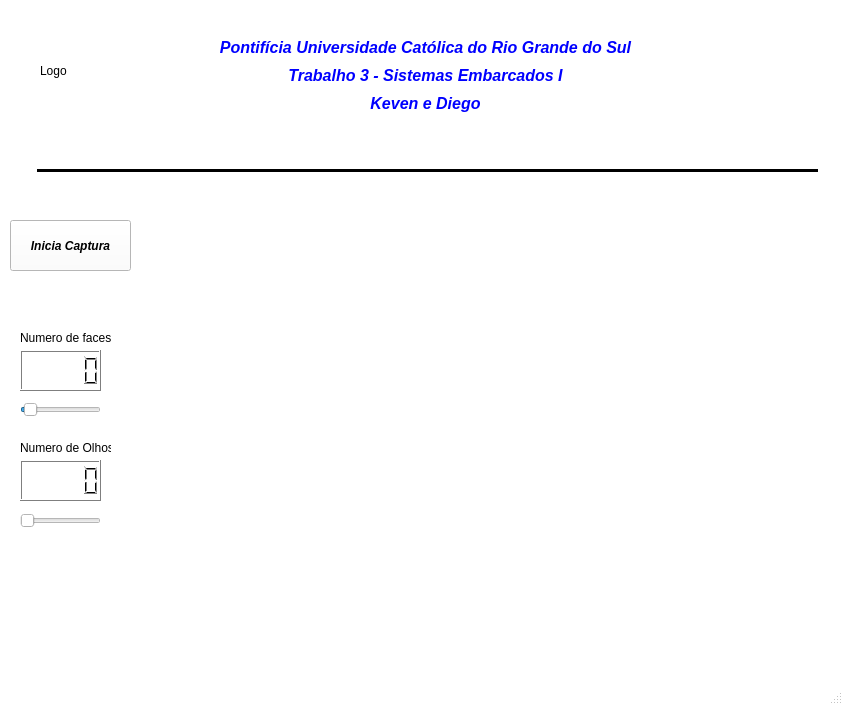
<?xml version="1.0" encoding="UTF-8"?>
<ui version="4.0">
 <class>MainWindow</class>
 <widget class="QMainWindow" name="MainWindow">
  <property name="geometry">
   <rect>
    <x>0</x>
    <y>0</y>
    <width>843</width>
    <height>705</height>
   </rect>
  </property>
  <property name="maximumSize">
   <size>
    <width>1000</width>
    <height>1000</height>
   </size>
  </property>
  <property name="palette">
   <palette>
    <active>
     <colorrole role="WindowText">
      <brush brushstyle="SolidPattern">
       <color alpha="255">
        <red>0</red>
        <green>0</green>
        <blue>0</blue>
       </color>
      </brush>
     </colorrole>
     <colorrole role="Button">
      <brush brushstyle="SolidPattern">
       <color alpha="255">
        <red>255</red>
        <green>255</green>
        <blue>255</blue>
       </color>
      </brush>
     </colorrole>
     <colorrole role="Light">
      <brush brushstyle="SolidPattern">
       <color alpha="255">
        <red>255</red>
        <green>255</green>
        <blue>255</blue>
       </color>
      </brush>
     </colorrole>
     <colorrole role="Midlight">
      <brush brushstyle="SolidPattern">
       <color alpha="255">
        <red>255</red>
        <green>255</green>
        <blue>255</blue>
       </color>
      </brush>
     </colorrole>
     <colorrole role="Dark">
      <brush brushstyle="SolidPattern">
       <color alpha="255">
        <red>127</red>
        <green>127</green>
        <blue>127</blue>
       </color>
      </brush>
     </colorrole>
     <colorrole role="Mid">
      <brush brushstyle="SolidPattern">
       <color alpha="255">
        <red>170</red>
        <green>170</green>
        <blue>170</blue>
       </color>
      </brush>
     </colorrole>
     <colorrole role="Text">
      <brush brushstyle="SolidPattern">
       <color alpha="255">
        <red>0</red>
        <green>0</green>
        <blue>0</blue>
       </color>
      </brush>
     </colorrole>
     <colorrole role="BrightText">
      <brush brushstyle="SolidPattern">
       <color alpha="255">
        <red>255</red>
        <green>255</green>
        <blue>255</blue>
       </color>
      </brush>
     </colorrole>
     <colorrole role="ButtonText">
      <brush brushstyle="SolidPattern">
       <color alpha="255">
        <red>0</red>
        <green>0</green>
        <blue>0</blue>
       </color>
      </brush>
     </colorrole>
     <colorrole role="Base">
      <brush brushstyle="SolidPattern">
       <color alpha="255">
        <red>255</red>
        <green>255</green>
        <blue>255</blue>
       </color>
      </brush>
     </colorrole>
     <colorrole role="Window">
      <brush brushstyle="SolidPattern">
       <color alpha="255">
        <red>255</red>
        <green>255</green>
        <blue>255</blue>
       </color>
      </brush>
     </colorrole>
     <colorrole role="Shadow">
      <brush brushstyle="SolidPattern">
       <color alpha="255">
        <red>0</red>
        <green>0</green>
        <blue>0</blue>
       </color>
      </brush>
     </colorrole>
     <colorrole role="AlternateBase">
      <brush brushstyle="SolidPattern">
       <color alpha="255">
        <red>255</red>
        <green>255</green>
        <blue>255</blue>
       </color>
      </brush>
     </colorrole>
     <colorrole role="ToolTipBase">
      <brush brushstyle="SolidPattern">
       <color alpha="255">
        <red>255</red>
        <green>255</green>
        <blue>220</blue>
       </color>
      </brush>
     </colorrole>
     <colorrole role="ToolTipText">
      <brush brushstyle="SolidPattern">
       <color alpha="255">
        <red>0</red>
        <green>0</green>
        <blue>0</blue>
       </color>
      </brush>
     </colorrole>
    </active>
    <inactive>
     <colorrole role="WindowText">
      <brush brushstyle="SolidPattern">
       <color alpha="255">
        <red>0</red>
        <green>0</green>
        <blue>0</blue>
       </color>
      </brush>
     </colorrole>
     <colorrole role="Button">
      <brush brushstyle="SolidPattern">
       <color alpha="255">
        <red>255</red>
        <green>255</green>
        <blue>255</blue>
       </color>
      </brush>
     </colorrole>
     <colorrole role="Light">
      <brush brushstyle="SolidPattern">
       <color alpha="255">
        <red>255</red>
        <green>255</green>
        <blue>255</blue>
       </color>
      </brush>
     </colorrole>
     <colorrole role="Midlight">
      <brush brushstyle="SolidPattern">
       <color alpha="255">
        <red>255</red>
        <green>255</green>
        <blue>255</blue>
       </color>
      </brush>
     </colorrole>
     <colorrole role="Dark">
      <brush brushstyle="SolidPattern">
       <color alpha="255">
        <red>127</red>
        <green>127</green>
        <blue>127</blue>
       </color>
      </brush>
     </colorrole>
     <colorrole role="Mid">
      <brush brushstyle="SolidPattern">
       <color alpha="255">
        <red>170</red>
        <green>170</green>
        <blue>170</blue>
       </color>
      </brush>
     </colorrole>
     <colorrole role="Text">
      <brush brushstyle="SolidPattern">
       <color alpha="255">
        <red>0</red>
        <green>0</green>
        <blue>0</blue>
       </color>
      </brush>
     </colorrole>
     <colorrole role="BrightText">
      <brush brushstyle="SolidPattern">
       <color alpha="255">
        <red>255</red>
        <green>255</green>
        <blue>255</blue>
       </color>
      </brush>
     </colorrole>
     <colorrole role="ButtonText">
      <brush brushstyle="SolidPattern">
       <color alpha="255">
        <red>0</red>
        <green>0</green>
        <blue>0</blue>
       </color>
      </brush>
     </colorrole>
     <colorrole role="Base">
      <brush brushstyle="SolidPattern">
       <color alpha="255">
        <red>255</red>
        <green>255</green>
        <blue>255</blue>
       </color>
      </brush>
     </colorrole>
     <colorrole role="Window">
      <brush brushstyle="SolidPattern">
       <color alpha="255">
        <red>255</red>
        <green>255</green>
        <blue>255</blue>
       </color>
      </brush>
     </colorrole>
     <colorrole role="Shadow">
      <brush brushstyle="SolidPattern">
       <color alpha="255">
        <red>0</red>
        <green>0</green>
        <blue>0</blue>
       </color>
      </brush>
     </colorrole>
     <colorrole role="AlternateBase">
      <brush brushstyle="SolidPattern">
       <color alpha="255">
        <red>255</red>
        <green>255</green>
        <blue>255</blue>
       </color>
      </brush>
     </colorrole>
     <colorrole role="ToolTipBase">
      <brush brushstyle="SolidPattern">
       <color alpha="255">
        <red>255</red>
        <green>255</green>
        <blue>220</blue>
       </color>
      </brush>
     </colorrole>
     <colorrole role="ToolTipText">
      <brush brushstyle="SolidPattern">
       <color alpha="255">
        <red>0</red>
        <green>0</green>
        <blue>0</blue>
       </color>
      </brush>
     </colorrole>
    </inactive>
    <disabled>
     <colorrole role="WindowText">
      <brush brushstyle="SolidPattern">
       <color alpha="255">
        <red>127</red>
        <green>127</green>
        <blue>127</blue>
       </color>
      </brush>
     </colorrole>
     <colorrole role="Button">
      <brush brushstyle="SolidPattern">
       <color alpha="255">
        <red>255</red>
        <green>255</green>
        <blue>255</blue>
       </color>
      </brush>
     </colorrole>
     <colorrole role="Light">
      <brush brushstyle="SolidPattern">
       <color alpha="255">
        <red>255</red>
        <green>255</green>
        <blue>255</blue>
       </color>
      </brush>
     </colorrole>
     <colorrole role="Midlight">
      <brush brushstyle="SolidPattern">
       <color alpha="255">
        <red>255</red>
        <green>255</green>
        <blue>255</blue>
       </color>
      </brush>
     </colorrole>
     <colorrole role="Dark">
      <brush brushstyle="SolidPattern">
       <color alpha="255">
        <red>127</red>
        <green>127</green>
        <blue>127</blue>
       </color>
      </brush>
     </colorrole>
     <colorrole role="Mid">
      <brush brushstyle="SolidPattern">
       <color alpha="255">
        <red>170</red>
        <green>170</green>
        <blue>170</blue>
       </color>
      </brush>
     </colorrole>
     <colorrole role="Text">
      <brush brushstyle="SolidPattern">
       <color alpha="255">
        <red>127</red>
        <green>127</green>
        <blue>127</blue>
       </color>
      </brush>
     </colorrole>
     <colorrole role="BrightText">
      <brush brushstyle="SolidPattern">
       <color alpha="255">
        <red>255</red>
        <green>255</green>
        <blue>255</blue>
       </color>
      </brush>
     </colorrole>
     <colorrole role="ButtonText">
      <brush brushstyle="SolidPattern">
       <color alpha="255">
        <red>127</red>
        <green>127</green>
        <blue>127</blue>
       </color>
      </brush>
     </colorrole>
     <colorrole role="Base">
      <brush brushstyle="SolidPattern">
       <color alpha="255">
        <red>255</red>
        <green>255</green>
        <blue>255</blue>
       </color>
      </brush>
     </colorrole>
     <colorrole role="Window">
      <brush brushstyle="SolidPattern">
       <color alpha="255">
        <red>255</red>
        <green>255</green>
        <blue>255</blue>
       </color>
      </brush>
     </colorrole>
     <colorrole role="Shadow">
      <brush brushstyle="SolidPattern">
       <color alpha="255">
        <red>0</red>
        <green>0</green>
        <blue>0</blue>
       </color>
      </brush>
     </colorrole>
     <colorrole role="AlternateBase">
      <brush brushstyle="SolidPattern">
       <color alpha="255">
        <red>255</red>
        <green>255</green>
        <blue>255</blue>
       </color>
      </brush>
     </colorrole>
     <colorrole role="ToolTipBase">
      <brush brushstyle="SolidPattern">
       <color alpha="255">
        <red>255</red>
        <green>255</green>
        <blue>220</blue>
       </color>
      </brush>
     </colorrole>
     <colorrole role="ToolTipText">
      <brush brushstyle="SolidPattern">
       <color alpha="255">
        <red>0</red>
        <green>0</green>
        <blue>0</blue>
       </color>
      </brush>
     </colorrole>
    </disabled>
   </palette>
  </property>
  <property name="windowTitle">
   <string>MainWindow</string>
  </property>
  <widget class="QWidget" name="centralwidget">
   <widget class="QLabel" name="imagem">
    <property name="geometry">
     <rect>
      <x>150</x>
      <y>220</y>
      <width>600</width>
      <height>400</height>
     </rect>
    </property>
    <property name="minimumSize">
     <size>
      <width>500</width>
      <height>400</height>
     </size>
    </property>
    <property name="maximumSize">
     <size>
      <width>600</width>
      <height>400</height>
     </size>
    </property>
    <property name="text">
     <string/>
    </property>
    <property name="scaledContents">
     <bool>true</bool>
    </property>
   </widget>
   <widget class="QPushButton" name="pushButton_1">
    <property name="geometry">
     <rect>
      <x>10</x>
      <y>220</y>
      <width>121</width>
      <height>51</height>
     </rect>
    </property>
    <property name="font">
     <font>
      <weight>75</weight>
      <italic>true</italic>
      <bold>true</bold>
      <underline>false</underline>
      <strikeout>false</strikeout>
     </font>
    </property>
    <property name="cursor">
     <cursorShape>OpenHandCursor</cursorShape>
    </property>
    <property name="mouseTracking">
     <bool>false</bool>
    </property>
    <property name="text">
     <string>Inicia Captura</string>
    </property>
    <property name="iconSize">
     <size>
      <width>20</width>
      <height>16</height>
     </size>
    </property>
   </widget>
   <widget class="QSlider" name="slider">
    <property name="geometry">
     <rect>
      <x>20</x>
      <y>400</y>
      <width>81</width>
      <height>20</height>
     </rect>
    </property>
    <property name="minimum">
     <number>101</number>
    </property>
    <property name="maximum">
     <number>200</number>
    </property>
    <property name="value">
     <number>105</number>
    </property>
    <property name="orientation">
     <enum>Qt::Horizontal</enum>
    </property>
   </widget>
   <widget class="QLabel" name="label">
    <property name="geometry">
     <rect>
      <x>210</x>
      <y>10</y>
      <width>431</width>
      <height>121</height>
     </rect>
    </property>
    <property name="palette">
     <palette>
      <active>
       <colorrole role="WindowText">
        <brush brushstyle="SolidPattern">
         <color alpha="255">
          <red>0</red>
          <green>0</green>
          <blue>0</blue>
         </color>
        </brush>
       </colorrole>
       <colorrole role="Button">
        <brush brushstyle="SolidPattern">
         <color alpha="255">
          <red>168</red>
          <green>142</green>
          <blue>200</blue>
         </color>
        </brush>
       </colorrole>
       <colorrole role="Light">
        <brush brushstyle="SolidPattern">
         <color alpha="255">
          <red>239</red>
          <green>226</green>
          <blue>255</blue>
         </color>
        </brush>
       </colorrole>
       <colorrole role="Midlight">
        <brush brushstyle="SolidPattern">
         <color alpha="255">
          <red>203</red>
          <green>184</green>
          <blue>227</blue>
         </color>
        </brush>
       </colorrole>
       <colorrole role="Dark">
        <brush brushstyle="SolidPattern">
         <color alpha="255">
          <red>84</red>
          <green>71</green>
          <blue>100</blue>
         </color>
        </brush>
       </colorrole>
       <colorrole role="Mid">
        <brush brushstyle="SolidPattern">
         <color alpha="255">
          <red>112</red>
          <green>95</green>
          <blue>133</blue>
         </color>
        </brush>
       </colorrole>
       <colorrole role="Text">
        <brush brushstyle="SolidPattern">
         <color alpha="255">
          <red>0</red>
          <green>0</green>
          <blue>0</blue>
         </color>
        </brush>
       </colorrole>
       <colorrole role="BrightText">
        <brush brushstyle="SolidPattern">
         <color alpha="255">
          <red>255</red>
          <green>255</green>
          <blue>255</blue>
         </color>
        </brush>
       </colorrole>
       <colorrole role="ButtonText">
        <brush brushstyle="SolidPattern">
         <color alpha="255">
          <red>0</red>
          <green>0</green>
          <blue>0</blue>
         </color>
        </brush>
       </colorrole>
       <colorrole role="Base">
        <brush brushstyle="SolidPattern">
         <color alpha="255">
          <red>255</red>
          <green>255</green>
          <blue>255</blue>
         </color>
        </brush>
       </colorrole>
       <colorrole role="Window">
        <brush brushstyle="SolidPattern">
         <color alpha="255">
          <red>168</red>
          <green>142</green>
          <blue>200</blue>
         </color>
        </brush>
       </colorrole>
       <colorrole role="Shadow">
        <brush brushstyle="SolidPattern">
         <color alpha="255">
          <red>0</red>
          <green>0</green>
          <blue>0</blue>
         </color>
        </brush>
       </colorrole>
       <colorrole role="AlternateBase">
        <brush brushstyle="SolidPattern">
         <color alpha="255">
          <red>211</red>
          <green>198</green>
          <blue>227</blue>
         </color>
        </brush>
       </colorrole>
       <colorrole role="ToolTipBase">
        <brush brushstyle="SolidPattern">
         <color alpha="255">
          <red>255</red>
          <green>255</green>
          <blue>220</blue>
         </color>
        </brush>
       </colorrole>
       <colorrole role="ToolTipText">
        <brush brushstyle="SolidPattern">
         <color alpha="255">
          <red>0</red>
          <green>0</green>
          <blue>0</blue>
         </color>
        </brush>
       </colorrole>
      </active>
      <inactive>
       <colorrole role="WindowText">
        <brush brushstyle="SolidPattern">
         <color alpha="255">
          <red>0</red>
          <green>0</green>
          <blue>0</blue>
         </color>
        </brush>
       </colorrole>
       <colorrole role="Button">
        <brush brushstyle="SolidPattern">
         <color alpha="255">
          <red>168</red>
          <green>142</green>
          <blue>200</blue>
         </color>
        </brush>
       </colorrole>
       <colorrole role="Light">
        <brush brushstyle="SolidPattern">
         <color alpha="255">
          <red>239</red>
          <green>226</green>
          <blue>255</blue>
         </color>
        </brush>
       </colorrole>
       <colorrole role="Midlight">
        <brush brushstyle="SolidPattern">
         <color alpha="255">
          <red>203</red>
          <green>184</green>
          <blue>227</blue>
         </color>
        </brush>
       </colorrole>
       <colorrole role="Dark">
        <brush brushstyle="SolidPattern">
         <color alpha="255">
          <red>84</red>
          <green>71</green>
          <blue>100</blue>
         </color>
        </brush>
       </colorrole>
       <colorrole role="Mid">
        <brush brushstyle="SolidPattern">
         <color alpha="255">
          <red>112</red>
          <green>95</green>
          <blue>133</blue>
         </color>
        </brush>
       </colorrole>
       <colorrole role="Text">
        <brush brushstyle="SolidPattern">
         <color alpha="255">
          <red>0</red>
          <green>0</green>
          <blue>0</blue>
         </color>
        </brush>
       </colorrole>
       <colorrole role="BrightText">
        <brush brushstyle="SolidPattern">
         <color alpha="255">
          <red>255</red>
          <green>255</green>
          <blue>255</blue>
         </color>
        </brush>
       </colorrole>
       <colorrole role="ButtonText">
        <brush brushstyle="SolidPattern">
         <color alpha="255">
          <red>0</red>
          <green>0</green>
          <blue>0</blue>
         </color>
        </brush>
       </colorrole>
       <colorrole role="Base">
        <brush brushstyle="SolidPattern">
         <color alpha="255">
          <red>255</red>
          <green>255</green>
          <blue>255</blue>
         </color>
        </brush>
       </colorrole>
       <colorrole role="Window">
        <brush brushstyle="SolidPattern">
         <color alpha="255">
          <red>168</red>
          <green>142</green>
          <blue>200</blue>
         </color>
        </brush>
       </colorrole>
       <colorrole role="Shadow">
        <brush brushstyle="SolidPattern">
         <color alpha="255">
          <red>0</red>
          <green>0</green>
          <blue>0</blue>
         </color>
        </brush>
       </colorrole>
       <colorrole role="AlternateBase">
        <brush brushstyle="SolidPattern">
         <color alpha="255">
          <red>211</red>
          <green>198</green>
          <blue>227</blue>
         </color>
        </brush>
       </colorrole>
       <colorrole role="ToolTipBase">
        <brush brushstyle="SolidPattern">
         <color alpha="255">
          <red>255</red>
          <green>255</green>
          <blue>220</blue>
         </color>
        </brush>
       </colorrole>
       <colorrole role="ToolTipText">
        <brush brushstyle="SolidPattern">
         <color alpha="255">
          <red>0</red>
          <green>0</green>
          <blue>0</blue>
         </color>
        </brush>
       </colorrole>
      </inactive>
      <disabled>
       <colorrole role="WindowText">
        <brush brushstyle="SolidPattern">
         <color alpha="255">
          <red>84</red>
          <green>71</green>
          <blue>100</blue>
         </color>
        </brush>
       </colorrole>
       <colorrole role="Button">
        <brush brushstyle="SolidPattern">
         <color alpha="255">
          <red>168</red>
          <green>142</green>
          <blue>200</blue>
         </color>
        </brush>
       </colorrole>
       <colorrole role="Light">
        <brush brushstyle="SolidPattern">
         <color alpha="255">
          <red>239</red>
          <green>226</green>
          <blue>255</blue>
         </color>
        </brush>
       </colorrole>
       <colorrole role="Midlight">
        <brush brushstyle="SolidPattern">
         <color alpha="255">
          <red>203</red>
          <green>184</green>
          <blue>227</blue>
         </color>
        </brush>
       </colorrole>
       <colorrole role="Dark">
        <brush brushstyle="SolidPattern">
         <color alpha="255">
          <red>84</red>
          <green>71</green>
          <blue>100</blue>
         </color>
        </brush>
       </colorrole>
       <colorrole role="Mid">
        <brush brushstyle="SolidPattern">
         <color alpha="255">
          <red>112</red>
          <green>95</green>
          <blue>133</blue>
         </color>
        </brush>
       </colorrole>
       <colorrole role="Text">
        <brush brushstyle="SolidPattern">
         <color alpha="255">
          <red>84</red>
          <green>71</green>
          <blue>100</blue>
         </color>
        </brush>
       </colorrole>
       <colorrole role="BrightText">
        <brush brushstyle="SolidPattern">
         <color alpha="255">
          <red>255</red>
          <green>255</green>
          <blue>255</blue>
         </color>
        </brush>
       </colorrole>
       <colorrole role="ButtonText">
        <brush brushstyle="SolidPattern">
         <color alpha="255">
          <red>84</red>
          <green>71</green>
          <blue>100</blue>
         </color>
        </brush>
       </colorrole>
       <colorrole role="Base">
        <brush brushstyle="SolidPattern">
         <color alpha="255">
          <red>168</red>
          <green>142</green>
          <blue>200</blue>
         </color>
        </brush>
       </colorrole>
       <colorrole role="Window">
        <brush brushstyle="SolidPattern">
         <color alpha="255">
          <red>168</red>
          <green>142</green>
          <blue>200</blue>
         </color>
        </brush>
       </colorrole>
       <colorrole role="Shadow">
        <brush brushstyle="SolidPattern">
         <color alpha="255">
          <red>0</red>
          <green>0</green>
          <blue>0</blue>
         </color>
        </brush>
       </colorrole>
       <colorrole role="AlternateBase">
        <brush brushstyle="SolidPattern">
         <color alpha="255">
          <red>168</red>
          <green>142</green>
          <blue>200</blue>
         </color>
        </brush>
       </colorrole>
       <colorrole role="ToolTipBase">
        <brush brushstyle="SolidPattern">
         <color alpha="255">
          <red>255</red>
          <green>255</green>
          <blue>220</blue>
         </color>
        </brush>
       </colorrole>
       <colorrole role="ToolTipText">
        <brush brushstyle="SolidPattern">
         <color alpha="255">
          <red>0</red>
          <green>0</green>
          <blue>0</blue>
         </color>
        </brush>
       </colorrole>
      </disabled>
     </palette>
    </property>
    <property name="font">
     <font>
      <family>MS Sans Serif</family>
     </font>
    </property>
    <property name="text">
     <string>&lt;!DOCTYPE HTML PUBLIC &quot;-//W3C//DTD HTML 4.0//EN&quot; &quot;http://www.w3.org/TR/REC-html40/strict.dtd&quot;&gt;
&lt;html&gt;&lt;head&gt;&lt;meta name=&quot;qrichtext&quot; content=&quot;1&quot; /&gt;&lt;style type=&quot;text/css&quot;&gt;
p, li { white-space: pre-wrap; }
&lt;/style&gt;&lt;/head&gt;&lt;body style=&quot; font-family:'MS Sans Serif'; font-size:8pt; font-weight:400; font-style:normal;&quot;&gt;
&lt;p align=&quot;center&quot; style=&quot; margin-top:12px; margin-bottom:12px; margin-left:0px; margin-right:0px; -qt-block-indent:0; text-indent:0px;&quot;&gt;&lt;span style=&quot; font-family:'Google Sans,arial,sans-serif'; font-size:24px; font-weight:600; font-style:italic; color:#0000ff; background-color:#ffffff; vertical-align:sub;&quot;&gt;Pontifícia Universidade Católica do Rio Grande do Sul&lt;br /&gt;Trabalho 3 - Sistemas Embarcados I&lt;br /&gt;Keven e Diego&lt;/span&gt;&lt;/p&gt;&lt;/body&gt;&lt;/html&gt;</string>
    </property>
    <property name="margin">
     <number>0</number>
    </property>
   </widget>
   <widget class="Line" name="line">
    <property name="geometry">
     <rect>
      <x>37</x>
      <y>160</y>
      <width>781</width>
      <height>20</height>
     </rect>
    </property>
    <property name="autoFillBackground">
     <bool>false</bool>
    </property>
    <property name="frameShadow">
     <enum>QFrame::Plain</enum>
    </property>
    <property name="lineWidth">
     <number>3</number>
    </property>
    <property name="orientation">
     <enum>Qt::Horizontal</enum>
    </property>
   </widget>
   <widget class="QLabel" name="imagem2">
    <property name="geometry">
     <rect>
      <x>40</x>
      <y>20</y>
      <width>91</width>
      <height>101</height>
     </rect>
    </property>
    <property name="text">
     <string>Logo</string>
    </property>
    <property name="scaledContents">
     <bool>true</bool>
    </property>
   </widget>
   <widget class="QSlider" name="slider1">
    <property name="geometry">
     <rect>
      <x>20</x>
      <y>510</y>
      <width>81</width>
      <height>22</height>
     </rect>
    </property>
    <property name="minimum">
     <number>50</number>
    </property>
    <property name="maximum">
     <number>100</number>
    </property>
    <property name="value">
     <number>50</number>
    </property>
    <property name="orientation">
     <enum>Qt::Horizontal</enum>
    </property>
   </widget>
   <widget class="QLCDNumber" name="lcdNumber">
    <property name="geometry">
     <rect>
      <x>20</x>
      <y>350</y>
      <width>81</width>
      <height>41</height>
     </rect>
    </property>
   </widget>
   <widget class="QLCDNumber" name="lcdNumber2">
    <property name="geometry">
     <rect>
      <x>20</x>
      <y>460</y>
      <width>81</width>
      <height>41</height>
     </rect>
    </property>
   </widget>
   <widget class="QLabel" name="label_2">
    <property name="geometry">
     <rect>
      <x>20</x>
      <y>440</y>
      <width>91</width>
      <height>16</height>
     </rect>
    </property>
    <property name="text">
     <string>Numero de Olhos</string>
    </property>
   </widget>
   <widget class="QLabel" name="label_3">
    <property name="geometry">
     <rect>
      <x>20</x>
      <y>330</y>
      <width>91</width>
      <height>16</height>
     </rect>
    </property>
    <property name="text">
     <string>Numero de faces</string>
    </property>
   </widget>
  </widget>
  <widget class="QMenuBar" name="menubar">
   <property name="geometry">
    <rect>
     <x>0</x>
     <y>0</y>
     <width>843</width>
     <height>21</height>
    </rect>
   </property>
   <property name="defaultUp">
    <bool>false</bool>
   </property>
  </widget>
  <widget class="QStatusBar" name="statusbar"/>
 </widget>
 <resources/>
 <connections/>
</ui>
